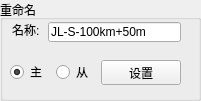
       <widget class="QGroupBox" name="groupBox_12">
        <property name="geometry">
         <rect>
          <x>670</x>
          <y>110</y>
          <width>201</width>
          <height>101</height>
         </rect>
        </property>
        <property name="title">
         <string>重命名</string>
        </property>
        <widget class="QWidget" name="layoutWidget_2">
         <property name="geometry">
          <rect>
           <x>10</x>
           <y>60</y>
           <width>171</width>
           <height>25</height>
          </rect>
         </property>
         <layout class="QHBoxLayout" name="horizontalLayout_20">
          <item>
           <widget class="QRadioButton" name="main_qt">
            <property name="text">
             <string>主</string>
            </property>
            <property name="checked">
             <bool>true</bool>
            </property>
           </widget>
          </item>
          <item>
           <widget class="QRadioButton" name="sub_qt">
            <property name="text">
             <string>从</string>
            </property>
           </widget>
          </item>
          <item>
           <widget class="QPushButton" name="set_qt_name">
            <property name="text">
             <string>设置</string>
            </property>
           </widget>
          </item>
         </layout>
        </widget>
        <widget class="QLineEdit" name="qt_name">
         <property name="geometry">
          <rect>
           <x>48</x>
           <y>22</y>
           <width>133</width>
           <height>20</height>
          </rect>
         </property>
         <property name="text">
          <string>JL-S-100km+50m</string>
         </property>
        </widget>
        <widget class="QLabel" name="label_40">
         <property name="geometry">
          <rect>
           <x>12</x>
           <y>22</y>
           <width>30</width>
           <height>16</height>
          </rect>
         </property>
         <property name="text">
          <string>名称:</string>
         </property>
        </widget>
       </widget>
